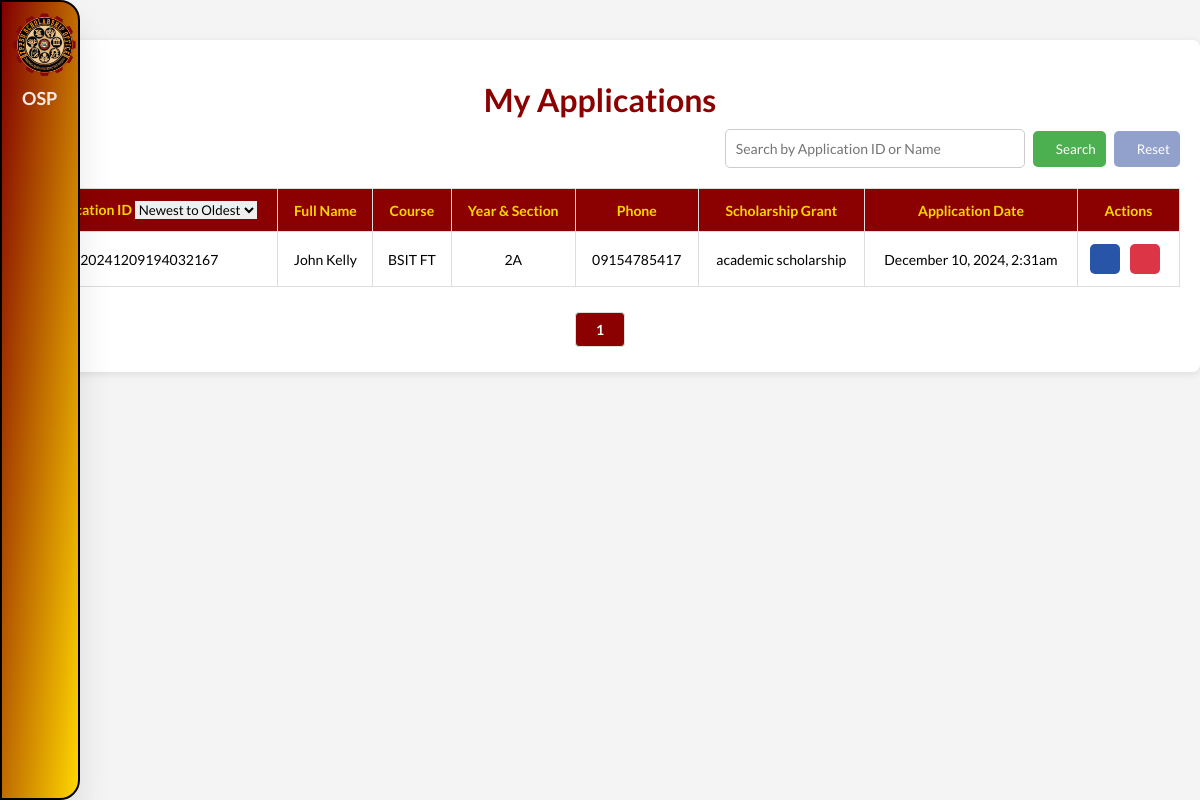
The page /views/my_applications.php (signed in) on the database as committed earlier.
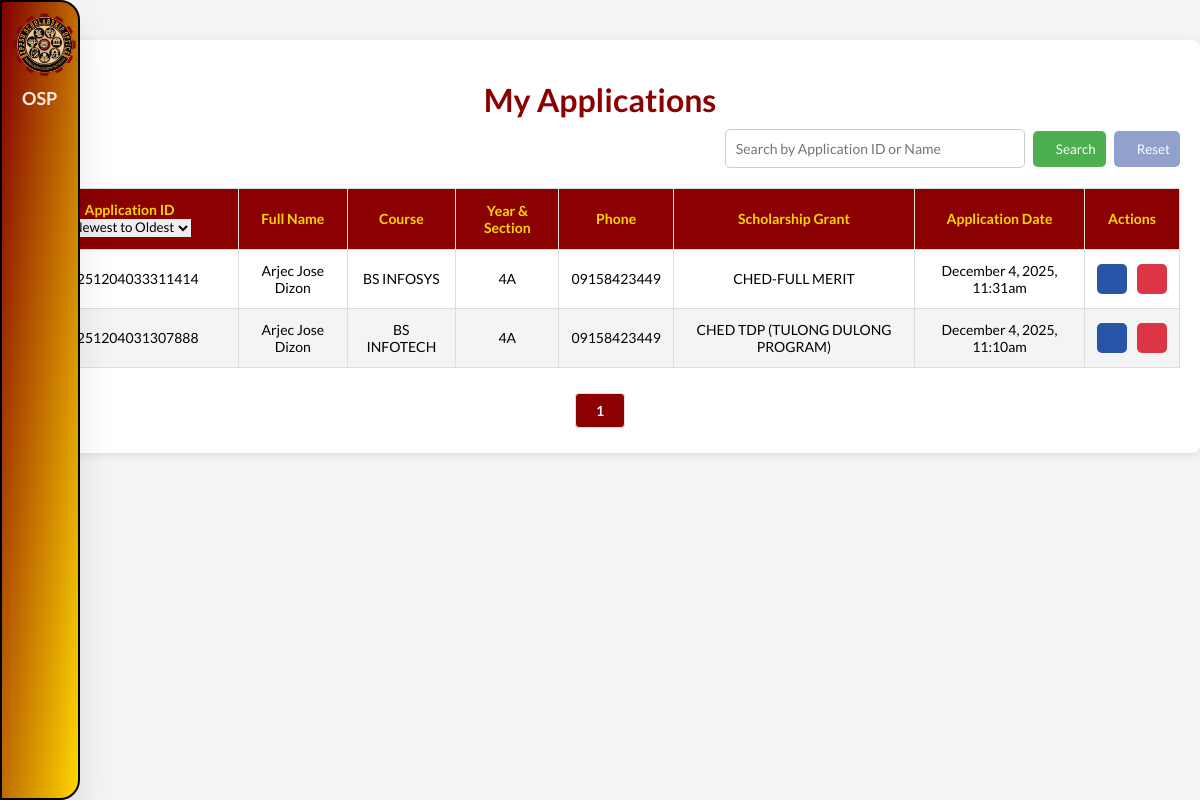
The same page on the database as committed later.
### tables this page shows
CREATE TABLE `scholarship_applications` (
  `application_id` varchar(20) NOT NULL,
  `date` datetime DEFAULT NULL,
  `semester` varchar(10) NOT NULL,
  `school_year` varchar(9) DEFAULT NULL,
  `full_name` varchar(100) NOT NULL,
  `course` varchar(50) NOT NULL,
  `yr_sec` varchar(15) NOT NULL,
  `major` varchar(50) NOT NULL,
  `cell_no` varchar(15) DEFAULT NULL,
  `permanent_address` text DEFAULT NULL,
  `zip_code` int(11) NOT NULL,
  `present_address` text DEFAULT NULL,
  `email` varchar(100) DEFAULT NULL,
  `sex` varchar(100) NOT NULL,
  `date_of_birth` date DEFAULT NULL,
  `age` int(11) NOT NULL,
  `place_of_birth` varchar(50) DEFAULT NULL,
  `civil_status` enum('single','married','widowed','divorced','separated') DEFAULT NULL,
  `religion` varchar(100) DEFAULT NULL,
  `scholarship_grant` varchar(100) DEFAULT NULL,
  `disability` varchar(100) DEFAULT NULL,
  `indigenous_group` varchar(100) DEFAULT NULL,
  `reason_scholarship` text NOT NULL,
  `user_id` int(11) DEFAULT NULL,
  `status` enum('pending','approved','not qualified') NOT NULL DEFAULT 'pending',
  `notified` int(11) NOT NULL,
  `attachments` varchar(255) NOT NULL
);

### views/my_applications.php (the view, shortened to what the changed rows need)
<?php
require '../includes/session.php';
try {
    $limit = 5;
    $page = isset($_GET['page']) && is_numeric($_GET['page']) && $_GET['page'] > 0 ? (int) $_GET['page'] : 1;
    $offset = ($page - 1) * $limit;
    $userId = $_SESSION['id'];
    $searchTerm = isset($_GET['search']) ? '%' . $_GET['search'] . '%' : '%';
    $totalQuery = $pdo->prepare("
        SELECT COUNT(*) AS total
        FROM scholarship_applications
        WHERE user_id = :user_id
        AND (application_id LIKE :search OR full_name LIKE :search)
    ");
    $totalQuery->bindValue(':user_id', $userId, PDO::PARAM_INT);
    $totalQuery->bindValue(':search', $searchTerm, PDO::PARAM_STR);
    $totalQuery->execute();
    $totalRows = $totalQuery->fetchColumn();
    $totalPages = ceil($totalRows / $limit);
    $sortBy = 'application_id';
    $sortOrder = 'DESC';
    $statusFilter = '';
    $query = "
        SELECT application_id, full_name, course, yr_sec, cell_no, scholarship_grant, date, status
        FROM scholarship_applications
        WHERE user_id = :user_id
        AND (application_id LIKE :search OR full_name LIKE :search)
        $statusFilter
        ORDER BY $sortBy $sortOrder
        LIMIT :limit OFFSET :offset
    ";
    $stmt = $pdo->prepare($query);
    $stmt->bindValue(':user_id', $userId, PDO::PARAM_INT);
    $stmt->bindValue(':search', $searchTerm, PDO::PARAM_STR);
    $stmt->bindValue(':limit', $limit, PDO::PARAM_INT);
    $stmt->bindValue(':offset', $offset, PDO::PARAM_INT);
    $stmt->execute();
    $rows = $stmt->fetchAll(PDO::FETCH_ASSOC);
} catch (PDOException $e) {
    die("Error fetching data: " . $e->getMessage());
} catch (Exception $e) {
    die("Error: " . $e->getMessage());
}
?>
<!DOCTYPE html>
<html lang="en">
<head>
    <link rel="stylesheet" href="../css/styles.css?v=<?php echo time(); ?>">
    <link rel="stylesheet" href="../css/preloader.css?v=<?php echo time(); ?>">
    <link rel="stylesheet" href="../css/applications.css?v=<?php echo time(); ?>">
</head>
<body>
    <div class="container">
        <h1>My Applications</h1>
        <table>
            <thead>
                <tr>
                    <th>Application ID
                        <select id="sortDropdown" onchange="sortApplications()">
                            <option value="desc" <?php echo isset($_GET['sort']) && $_GET['sort'] == 'desc' ? 'selected' : ''; ?>>Newest to Oldest</option>
                        </select>
                    </th>
                    <th>Full Name</th>
                    <th>Course</th>
                    <th>Year & Section</th>
                    <th>Phone</th>
                    <th>Scholarship Grant</th>
                    <th>Application Date</th>
                    <th>Actions</th>
                </tr>
            </thead>
            <tbody>
                <?php if (count($rows) > 0): ?>
                    <?php foreach ($rows as $row): ?>
                        <tr>
                            <td><?= htmlspecialchars($row['application_id']) ?></td>
                            <td><?= htmlspecialchars($row['full_name']) ?></td>
                            <td><?= htmlspecialchars($row['course']) ?></td>
                            <td><?= htmlspecialchars($row['yr_sec']) ?></td>
                            <td><?= htmlspecialchars($row['cell_no']) ?></td>
                            <td><?= htmlspecialchars($row['scholarship_grant']) ?></td>
                            <td>
                                <?php
                                $formattedDate = date('F j, Y, g:ia', strtotime($row['date']));
                                echo htmlspecialchars($formattedDate);
                                ?>
                            </td>
                            <td>
                                <div class="actions">
                                    <a href="../application_process/view_application.php?id=<?= $row['application_id'] ?>"
                                        class="btn-view" data-tooltip="View Application">
                                        <i class="fas fa-solid fa-eye"></i>
                                    </a>
                                    <a href="../application_process/delete_application.php?id=<?= $row['application_id'] ?>"
                                        class="btn-delete"
                                        onclick="return confirm('This action cannot be undone. Proceed with deletion?');"
                                        data-tooltip="Delete Application">
                                        <i class="fas fa-solid fa-trash"></i>
                                    </a>
                                </div>
                            </td>
                        </tr>
                    <?php endforeach; ?>
                <?php else: ?>
                    <tr>
                        <td colspan="9" style="text-align: center; padding: 20px;">No data available</td>
                    </tr>
                <?php endif; ?>
            </tbody>
        </table>
        <ul class="pagination">
            <?php for ($i = 1; $i <= $totalPages; $i++): ?>
                <li><a href="?page=<?php echo $i; ?>&search=<?php echo htmlspecialchars($_GET['search'] ?? '', ENT_QUOTES); ?>&sort_status=<?php echo htmlspecialchars($_GET['sort_status'] ?? '', ENT_QUOTES); ?>&sort=<?php echo htmlspecialchars($_GET['sort'] ?? '', ENT_QUOTES); ?>"
                        class="<?php echo $i == $page ? 'active' : ''; ?>">
                        <?php echo $i; ?>
                    </a></li>
            <?php endfor; ?>
        </ul>
</body>
</html>

Rows that differ between the two databases and show on the page:
removed scholarship_applications: application_id "20241209194032167", full_name "John Kelly", course "BSIT FT", yr_sec "2A", cell_no "09154785417", scholarship_grant "academic scholarship", date "December 10, 2024, 2:31am"
added scholarship_applications: application_id "20251204033311414", full_name "Arjec Jose Dizon", course "BS INFOSYS", yr_sec "4A", cell_no "09158423449", scholarship_grant "CHED-FULL MERIT", date "December 4, 2025, 11:31am"
added scholarship_applications: application_id "20251204031307888", full_name "Arjec Jose Dizon", course "BS INFOTECH", yr_sec "4A", cell_no "09158423449", scholarship_grant "CHED TDP (TULONG DULONG PROGRAM)", date "December 4, 2025, 11:10am"
